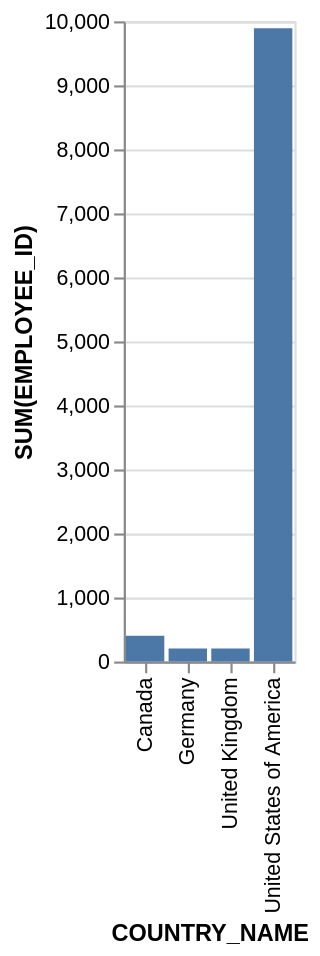

Write the Vega-Lite specification saved for this chart.
### Vega-Lite specification from a JSON file in a GitHub repository (floating-point values rounded to 4 significant figures)
{"data": {"values": [{"x_data": "Canada", "y_data": 403}, {"x_data": "Germany", "y_data": 204}, {"x_data": "United Kingdom", "y_data": 203}, {"x_data": "United States of America", "y_data": 9891}]}, "mark": "bar", "encoding": {"x": {"field": "x_data", "type": "nominal", "title": "COUNTRY_NAME", "sort": "ascending"}, "y": {"field": "y_data", "type": "quantitative", "title": "SUM(EMPLOYEE_ID)"}}}
